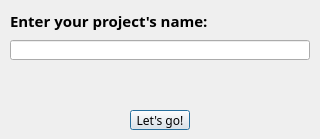
<?xml version="1.0" encoding="UTF-8"?>
<ui version="4.0">
 <class>Dialog</class>
 <widget class="QDialog" name="Dialog">
  <property name="geometry">
   <rect>
    <x>0</x>
    <y>0</y>
    <width>320</width>
    <height>139</height>
   </rect>
  </property>
  <property name="windowTitle">
   <string>Dialog</string>
  </property>
  <widget class="QPushButton" name="confirmButton">
   <property name="geometry">
    <rect>
     <x>130</x>
     <y>110</y>
     <width>60</width>
     <height>20</height>
    </rect>
   </property>
   <property name="font">
    <font>
     <family>JetBrains Mono</family>
    </font>
   </property>
   <property name="text">
    <string>Let's go!</string>
   </property>
  </widget>
  <widget class="QLabel" name="label">
   <property name="geometry">
    <rect>
     <x>10</x>
     <y>10</y>
     <width>301</width>
     <height>21</height>
    </rect>
   </property>
   <property name="font">
    <font>
     <family>JetBrains Mono</family>
     <pointsize>11</pointsize>
     <weight>75</weight>
     <bold>true</bold>
    </font>
   </property>
   <property name="text">
    <string>Enter your project's name:</string>
   </property>
  </widget>
  <widget class="QLineEdit" name="projectName">
   <property name="geometry">
    <rect>
     <x>10</x>
     <y>40</y>
     <width>300</width>
     <height>20</height>
    </rect>
   </property>
  </widget>
  <widget class="QLabel" name="errorMessage">
   <property name="geometry">
    <rect>
     <x>10</x>
     <y>70</y>
     <width>301</width>
     <height>21</height>
    </rect>
   </property>
   <property name="font">
    <font>
     <family>JetBrains Mono</family>
     <pointsize>11</pointsize>
     <weight>75</weight>
     <bold>true</bold>
    </font>
   </property>
   <property name="styleSheet">
    <string notr="true">color: red;</string>
   </property>
   <property name="text">
    <string/>
   </property>
  </widget>
 </widget>
 <resources/>
 <connections/>
</ui>
